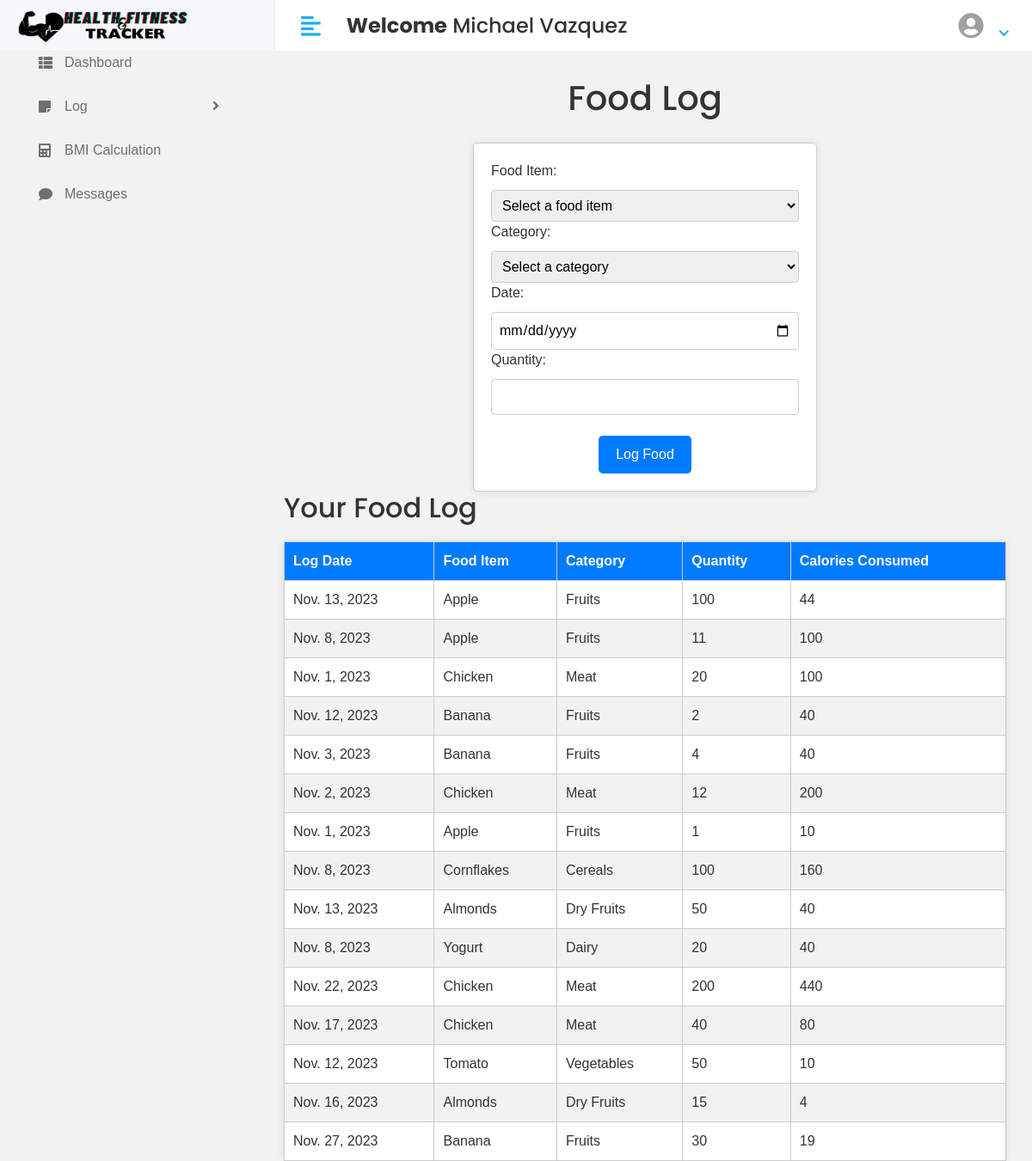
The page /User/log/food_log (signed in) on the database its author committed.
### app/models.py (models this page shows, shortened)
class CustomUser(AbstractUser):
    USER = (
        ('1', 'USER'),
        ('2', 'TRAINER'),
        ('3', 'ADMIN')
    )
    user_type = models.CharField(choices=USER, max_length=50, default=1)
    selected_trainer = models.ForeignKey(
        'self',
        on_delete=models.SET_NULL,
        null=True,
        blank=True,
        related_name='clients',  # This is the reverse relation name
        default=None,
        limit_choices_to={'user_type': '1'}
    )

class FoodLog(models.Model):
    user = models.ForeignKey('CustomUser', on_delete=models.CASCADE)
    food = models.ForeignKey(FoodItem, on_delete=models.CASCADE)
    category = models.ForeignKey(FoodCategory, on_delete=models.CASCADE, null=True, blank=True)
    log_date = models.DateField()
    qty = models.PositiveIntegerField()
    calories_consumed = models.PositiveIntegerField()

class FoodItem(models.Model):
    name = models.CharField(max_length=100)
    category = models.ForeignKey(FoodCategory, on_delete=models.CASCADE)
    calories = models.PositiveIntegerField()

class FoodCategory(models.Model):
    category_name = models.CharField(max_length=100)

### health_and_fitness_tracker/user_views.py (the view)
# urls.py: path('User/log/food_log', user_views.FOOD_LOG, name='food_log'),
@login_required(login_url='/')
def FOOD_LOG(request):
    food = FoodLog.objects.all()
    categories = FoodCategory.objects.all()
    food_item = FoodItem.objects.all()
    return render(request, 'User/food_log.html', {
        "food": food,
        "categories": categories,
        "food_item": food_item
    })

### template/User/food_log.html (shortened to what this page needs)
{% extends "base.html" %}
{% load static %}
{% block content %}
    <h1>Food Log</h1>
    <form method="post" action="{% url 'log_food' %}">
        <label for="food">Food Item:</label>
            <select name="food" id="id_food" required>
                <option value="" disabled selected>Select a food item</option>
            </select>
     <label for="category">Category:</label>
        <select name="category" id="id_category" required>
            <option value="" disabled selected>Select a category</option>
        </select>
    <label for="log_date">Date:</label>
        <input type="date" id="log_date" name="log_date" required="required">
        <label for="amount_g">Quantity:</label>
        <input type="number" id="amount_g" name="amount_g" min="0" step="1">
        <br><br>
        <button type="submit">Log Food</button>
    </form>
    <h2>Your Food Log</h2>
    <table>
        <thead>
            <tr>
                <th>Log Date</th>
                <th>Food Item</th>
                <th>Category</th>
                <th>Quantity</th>
                <th>Calories Consumed</th>
            </tr>
        </thead>
        <tbody>
            {% for log in food %}
                <tr>
                    <td>{{ log.log_date }}</td>
                    <td>{{ log.food.name }}</td>
                    <td>{{ log.category.category_name }}</td>
                    <td>{{ log.qty }}</td>
                    <td>{{ log.calories_consumed }}</td>
                </tr>
            {% endfor %}
        </tbody>
    </table>
{% endblock %}

### template/includes/header.html (shortened to what this page needs)
{% load static %}
<div class="header">
            <div class="header-left">
               <a href="#" class="logo">
               <img src="{% static 'assets/img/logofinal.png' %}" alt="Logo" width="200" height="45">
               </a>
            </div>
            <a href="javascript:void(0);" id="toggle_btn">
            <i class="fas fa-align-left"></i>
            </a>
            <div class="top-nav-search mt-3">
               <h4><strong>Welcome</strong>&nbsp;<span>{{user.first_name}} {{ user.last_name }}</span>&nbsp;</h4>
            </div>
            <ul class="nav user-menu">
               <li class="nav-item dropdown has-arrow">
                  <a href="#" class="dropdown-toggle nav-link" data-toggle="dropdown">
                  <span class="user-img" ><i class="fa fa-user-circle" style="font-size:30px;padding:15px 8px 0 0;"></i></span>
                  </a>
               </li>
            </ul>
         </div>

### static/assets/css/style.css (style rules this page uses)
html { height: 100%; }
body { background-color: #fff; color: #333; font-family: 'Poppins', sans-serif; font-size: 1rem; height: 100%; line-height: 1.5; overflow-x: hidden; }
h1, h2, h3, h4, h5, h6 { font-family: 'Poppins', sans-serif; margin-top: 0; }
a { color: #009ce7; }
input, button, a { transition: all 0.4s ease; -moz-transition: all 0.4s ease; -o-transition: all 0.4s ease; -ms-transition: all 0.4s ease; -webkit-transition: all 0.4s ease; }
input, input:focus, button, button:focus { outline: none; }
ul, ol { padding: 0px; list-style: none; }
.header { background-color: #fff; border-bottom: 1px solid #f3f3f4; left: 0; position: fixed; right: 0; top: 0; z-index: 1001; height: 60px; }
.header .header-left { float: left; height: 60px; padding: 0 20px; position: relative; width: 320px; z-index: 1; transition: all 0.2s ease-in-out; background-color: #f7f7fa; border-bottom: 1px solid #efefef; border-right: 1px solid #ececf5; display: flex; align-items: center; }
.header .header-left .logo { display: inline-block; line-height: 60px; width: 200px; }
.header .header-left .logo img { max-height: 100px; }
.header .dropdown-toggle:after { display: none; }
.header .has-arrow .dropdown-toggle:after { border-top: 0; border-left: 0; border-bottom: 2px solid #18aefa; border-right: 2px solid #18aefa; content: ''; height: 8px; display: inline-block; pointer-events: none; -webkit-transform-origin: 66% 66%; -ms-transform-origin: 66% 66%; transform-origin: 66% 66%; -webkit-transform: rotate(45deg); -ms-transform: rotate(45deg); transform: rotate(45deg); -webkit-transition: all 0.15s ease-in-out; transition: all 0.15s ease-in-out; width: 8px; vertical-align: 0px; }
.user-menu { float: right; margin: 0; position: relative; z-index: 99; padding-right: 15px; }
.user-menu.nav > li > a { color: #a0a0a0; font-size: 14px; line-height: 58px; padding: 0 15px; height: 60px; }
.user-img { margin-right: 3px; position: relative; }
.top-nav-search { float: left; margin-left: 15px; }
@media (min-width: 992px) { #toggle_btn { align-items: center; color: #18aefa; display: inline-flex; float: left; font-size: 26px; height: 60px; justify-content: center; margin-left: 15px; padding: 0 15px; } }

### template/User/food_log.html (style rules this page uses)
body { font-family: Arial, sans-serif; margin: 0; padding: 0; background-color: #f2f2f2; }
h1 { text-align: center; padding: 20px; }
form { background-color: #fff; max-width: 400px; margin: 0 auto; padding: 20px; border: 1px solid #ccc; border-radius: 5px; box-shadow: 0 0 10px rgba(0, 0, 0, 0.1); }
label { display: block; margin-bottom: 10px; }
#log_date, #id_food, #id_category ,#amount_g { width: 100%; padding: 8px; border: 1px solid #ccc; border-radius: 4px; }
table { width: 100%; margin-top: 20px; border-collapse: collapse; background-color: #fff; border: 1px solid #ccc; border-radius: 5px; box-shadow: 0 0 10px rgba(0, 0, 0, 0.1); }
th, td { border: 1px solid #ccc; padding: 10px; text-align: left; }
th { background-color: #007BFF; color: #fff; }
tr:nth-child(even) { background-color: #f2f2f2; }
button { background-color: #007BFF; color: #fff; padding: 10px 20px; border: none; border-radius: 5px; cursor: pointer; display: block; margin: 0 auto; }

### rows shown on the page
CustomUser: first_name "Michael", last_name "Vazquez"
FoodLog: log_date "Nov. 13, 2023", food.name "Apple", category.category_name "Fruits", qty "100", calories_consumed "44"
FoodLog: log_date "Nov. 8, 2023", food.name "Apple", category.category_name "Fruits", qty "11", calories_consumed "100"
FoodLog: log_date "Nov. 1, 2023", food.name "Chicken", category.category_name "Meat", qty "20", calories_consumed "100"
FoodLog: log_date "Nov. 12, 2023", food.name "Banana", category.category_name "Fruits", qty "2", calories_consumed "40"
FoodLog: log_date "Nov. 3, 2023", food.name "Banana", category.category_name "Fruits", qty "4", calories_consumed "40"
FoodLog: log_date "Nov. 2, 2023", food.name "Chicken", category.category_name "Meat", qty "12", calories_consumed "200"
FoodLog: log_date "Nov. 1, 2023", food.name "Apple", category.category_name "Fruits", qty "1", calories_consumed "10"
FoodLog: log_date "Nov. 8, 2023", food.name "Cornflakes", category.category_name "Cereals", qty "100", calories_consumed "160"
FoodLog: log_date "Nov. 13, 2023", food.name "Almonds", category.category_name "Dry Fruits", qty "50", calories_consumed "40"
FoodLog: log_date "Nov. 8, 2023", food.name "Yogurt", category.category_name "Dairy", qty "20", calories_consumed "40"
FoodLog: log_date "Nov. 22, 2023", food.name "Chicken", category.category_name "Meat", qty "200", calories_consumed "440"
FoodLog: log_date "Nov. 17, 2023", food.name "Chicken", category.category_name "Meat", qty "40", calories_consumed "80"
FoodLog: log_date "Nov. 12, 2023", food.name "Tomato", category.category_name "Vegetables", qty "50", calories_consumed "10"
FoodLog: log_date "Nov. 16, 2023", food.name "Almonds", category.category_name "Dry Fruits", qty "15", calories_consumed "4"
FoodLog: log_date "Nov. 27, 2023", food.name "Banana", category.category_name "Fruits", qty "30", calories_consumed "19"
